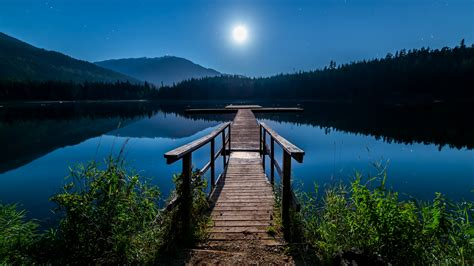
#> input picture Python/OpenCV/DL/Pics/nature.jpeg, 474 x 266 px
$ python blurring.py
#> lines starting #> are read from the running program, lines starting #| are printed output that depends on the picture
#! /usr/bin/python3

import cv2
import numpy as np

image  = cv2.imread( "Pics/nature.jpeg" );
#> image is the input picture: shape (266, 474, 3); mean B, G, R 83.5, 65.2, 28.3

cv2.imshow( "Original", image );
cv2.waitKey( 0 );

# Creating a 3 x 3 Kernel;
kernel_3 = np.ones( ( 3, 3 ), np.float32 ) / 9;

# Creating a 7 x 7 Kernel;
kernel_7 = np.ones( ( 7, 7 ), np.float32 ) / 49;

# Using cv2.filter2D to convolute image;
# Minimal Blurring;
blurred3 = cv2.filter2D( image, -1, kernel_3 );
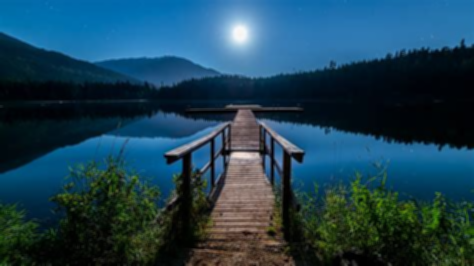
#> blurred3: shape (266, 474, 3); mean B, G, R 83.5, 65.2, 28.3

# Greater Blur;
blurred7 = cv2.filter2D( image, -1, kernel_7 );
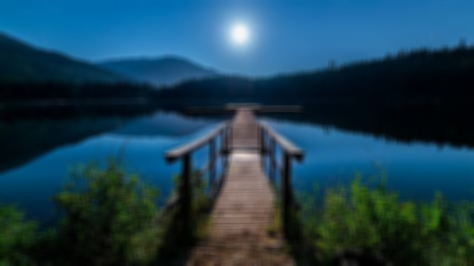
#> blurred7: shape (266, 474, 3); mean B, G, R 83.5, 65.2, 28.3

cv2.imshow( "3 x 3", blurred3 );
cv2.waitKey( 0 );

cv2.imshow( "7 x 7", blurred7 );
cv2.waitKey( 0 );

cv2.destroyAllWindows();
